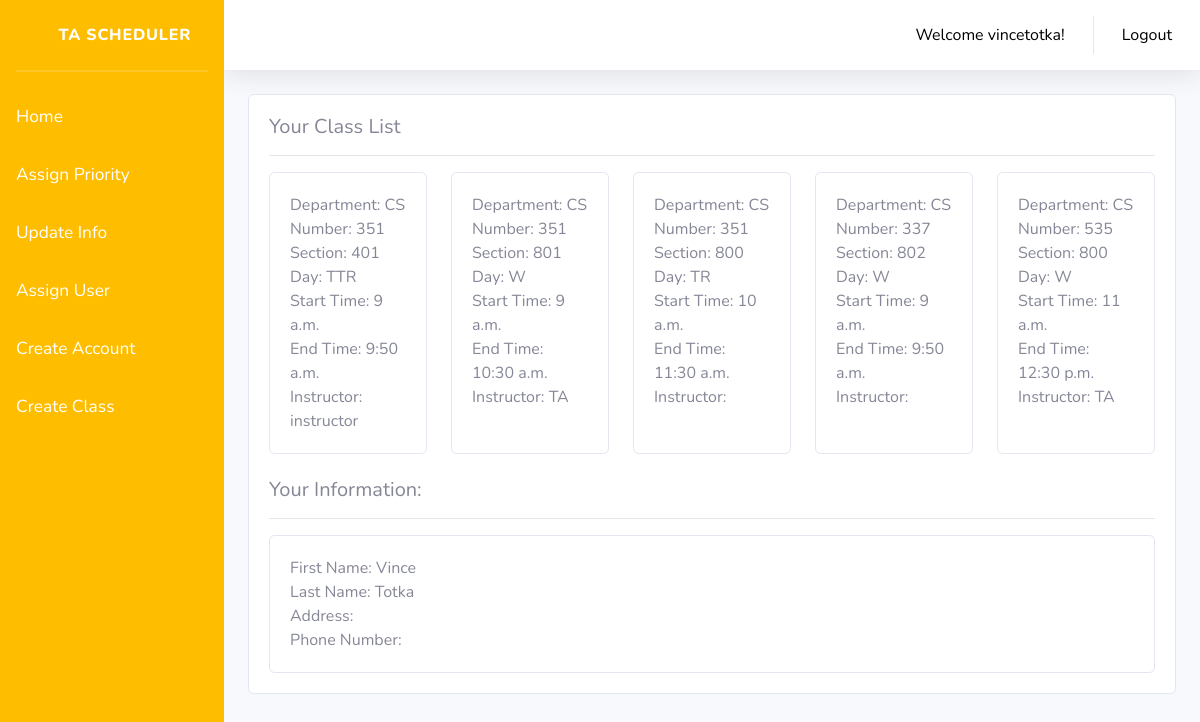
The app's page /home/ (signed in) with its own data.
### CS361WebApp/models.py (models this page shows, shortened)
class CourseTime(models.Model):
    department = models.CharField(max_length=50, validators=[validate_alpha])
    number = models.CharField(max_length=50, validators=[validate_numeric])
    start = models.TimeField(auto_now=False, auto_now_add=False, null=True)
    end = models.TimeField(auto_now=False, auto_now_add=False, null=True)
    day = models.CharField(max_length=50, validators=[validate_alpha])
    section = models.CharField(max_length=50, validators=[validate_numeric])
    instructor = models.CharField(max_length=50, blank=True)

### user/models.py (models this page shows, shortened)
class Profile(models.Model):
    user = models.OneToOneField(User, on_delete=models.CASCADE)
    role = models.IntegerField(choices=ROLE_CHOICES, default=1)
    firstname = models.CharField(max_length=50, blank=True)
    lastname = models.CharField(max_length=50, blank=True)
    address = models.CharField(max_length=80, blank=True)
    phone = models.CharField(max_length=20, blank=True)

### CS361WebApp/views.py (the view)
# urls.py: path('home/', views.home, name='CS361WebApp-home'),
@login_required
def home(request):
    course_result = CourseTime.objects.all()
    profile = Profile.objects.filter(user=request.user)
    return render(request, 'CS361WebApp/home.html', {"courses": course_result, 'profile': profile})

### CS361WebApp/templates/CS361WebApp/home.html (shortened to what this page needs)
{% extends "CS361WebApp/base.html" %}
{% load static %}
{% block content %}
    <div class="card">
        <div class="card-body">
            <div class="card-title"><h5>Your Class List</h5></div>
            <hr>
            <div class="card-deck">
                {% for class in courses %}
                    <div class="card">
                        <div class="card-body">
                            <div class="card-text">
                            Department: {{ class.department }}<br>
                            Number: {{ class.number }}<br>
                            Section: {{ class.section }}<br>
                            Day: {{ class.day }}<br>
                            Start Time: {{ class.start }}<br>
                            End Time: {{ class.end }}<br>
                            Instructor: {{ class.instructor }}
                            </div>
                        </div>
                    </div>
                {% endfor %}
            </div>
        <br>
            <div>
                <div class="card-title"><h5>Your Information:</h5></div>
                <hr>
                <div class="card-deck">
                    {% for person in profile %}
                     <div class="card">
                        <div class="card-body">
                            <div class="card-text">
                               First Name: {{ person.firstname }}<br>
                               Last Name: {{ person.lastname }}<br>
                               Address: {{ person.address }}<br>
                               Phone Number: {{ person.phone }}<br>
                            </div>
                        </div>
                     </div>
                    {% endfor %}
                </div>
            </div>
        </div>
    </div>
{% endblock content %}

### CS361WebApp/templates/CS361WebApp/base.html (shortened to what this page needs)
{% load static %}
<html>
<head>
    <link rel="stylesheet" href="https://stackpath.bootstrapcdn.com/bootstrap/4.3.1/css/bootstrap.min.css"
>
    <link href="{% static 'css/sb-admin-2.min.css' %}" rel="stylesheet">
    <link href="{% static 'vendor/fontawesome-free/css/all.min.css' %}" rel="stylesheet"
          type="text/css">
</head>
<body id="page-top">
<div id="wrapper">
    <ul class="navbar-nav bg-gradient-primary sidebar sidebar-dark accordion" id="accordionSidebar">
        <a class="sidebar-brand d-flex align-items-center justify-content-center" href="">
            <div class="sidebar-brand-icon">
                <i class="fas fa-chalkboard-teacher"></i>
            </div>
            <div class="sidebar-brand-text mx-3">TA Scheduler</div>
        </a>
        <hr class="sidebar-divider my-0">
        <hr class="sidebar-divider">
        {% if user.is_authenticated %}
            <li class="nav-item">
                <a class="nav-link" href="{% url 'CS361WebApp-home' %}"><span>Home  <i
                        class="fas fa-home"></i></span></a>
                <a class="nav-link" href="{% url 'CS361WebApp-classList' %}"><span>Assign Priority  <i
                        class="fas fa-list"></i></span></a>
                <a class="nav-link" href="{% url 'CS361WebApp-updateinfo' %}"><span>Update Info  <i
                        class="fas fa-list"></i></span></a>
                <a class="nav-item nav-link" href="{% url 'CS361WebApp-assign' %}"><span>Assign User  <i
                            class="far fa-user"></i></span></a>
                {% if user.is_staff %}
                    <a class="nav-item nav-link" href="{% url 'register' %}"><span>Create Account  <i
                            class="fas fa-user-circle"></i></span></a>
                    <a class="nav-item nav-link" href="{% url 'CS361WebApp-coursetime' %}"><span>Create Class  <i
                            class="fas fa-chalkboard"></i></span></a>
                {% endif %}
            </li>
        {% endif %}
    </ul>
    <div id="content-wrapper" class="d-flex flex-column">
        <div id="content">
            <nav class="navbar navbar-expand navbar-light bg-white topbar mb-4 static-top shadow">
                <ul class="navbar-nav ml-auto">
                    <ul class="navbar-nav ml-auto">
                        {% if user.is_authenticated %}
                            <li class="nav-item dropdown no-arrow">
                                <a class="nav-item nav-link" href="#"
                                   style="color: black">Welcome {{ user.username }}!</a>
                            </li>
                        <li class="nav-item dropdown no-arrow">
                            <a class="nav-item nav-link" href="{% url 'logout' %}" style="color: black">Logout</a>
                        </li>
                        {% endif %}
                    </ul>
                </ul>
            </nav>
            <div class="container-fluid" style="margin-top: 0px; padding-top: 0px;">
                {% block content %}{% endblock content %}
            </div>
        </div>
    </div>
</div>
</body>
<body>
</body>
</html>

### CS361WebApp/templates/CS361WebApp/base.html (style rules this page uses)
.sidebar-dark .nav-item .nav-link { color: white; }
.sidebar .nav-item .nav-link span { font-size: 13pt; }
.sidebar-dark .nav-item .nav-link i { font-size: 13pt }

### records on screen
CourseTime: department "CS", number "351", section "401", day "TTR", start "9 a.m.", end "9:50 a.m.", instructor "instructor"
CourseTime: department "CS", number "351", section "801", day "W", start "9 a.m.", end "10:30 a.m.", instructor "TA"
CourseTime: department "CS", number "351", section "800", day "TR", start "10 a.m.", end "11:30 a.m."
CourseTime: department "CS", number "337", section "802", day "W", start "9 a.m.", end "9:50 a.m."
CourseTime: department "CS", number "535", section "800", day "W", start "11 a.m.", end "12:30 p.m.", instructor "TA"
Profile: firstname "Vince", lastname "Totka"

### other values on screen
{{ user.username }} "vincetotka"
